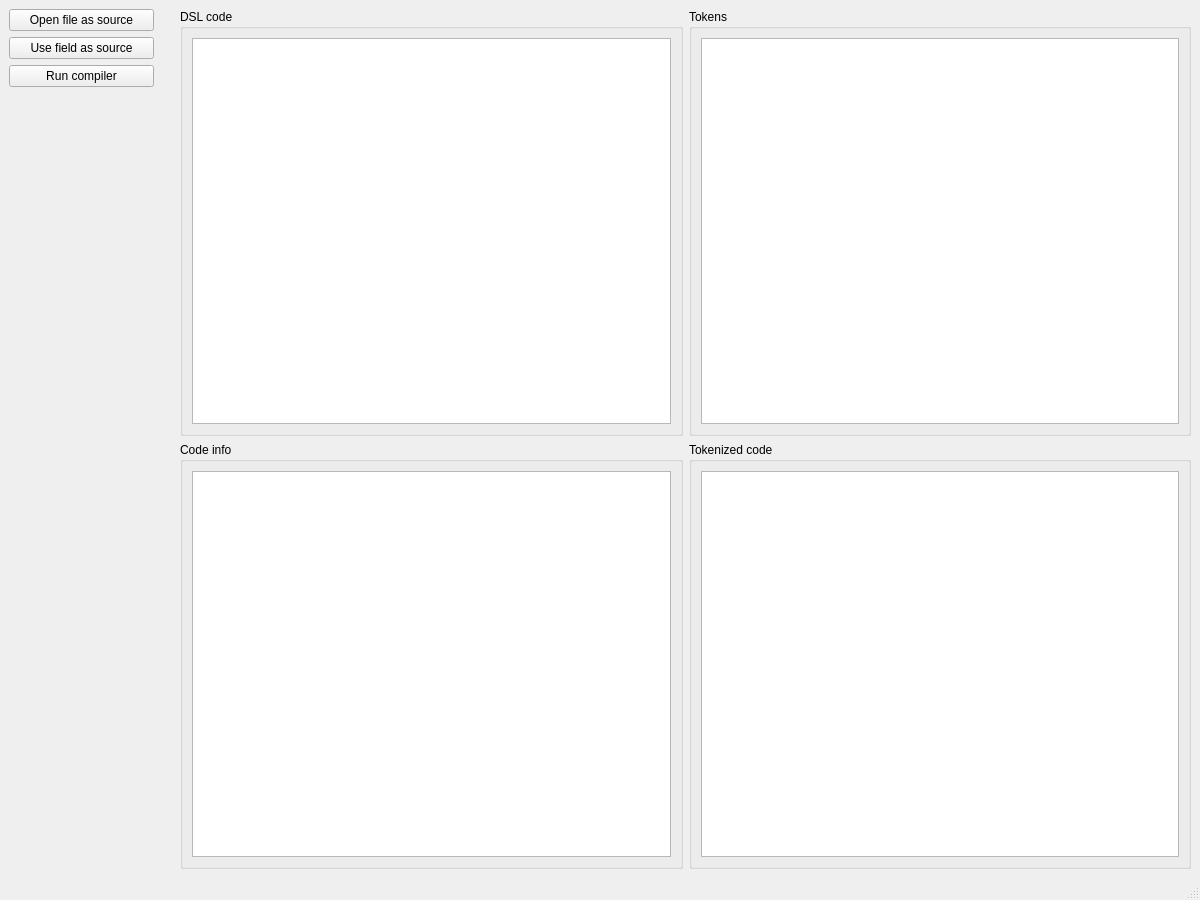
<?xml version="1.0" encoding="UTF-8"?>
<ui version="4.0">
 <class>MainWindow</class>
 <widget class="QMainWindow" name="MainWindow">
  <property name="geometry">
   <rect>
    <x>0</x>
    <y>0</y>
    <width>1200</width>
    <height>900</height>
   </rect>
  </property>
  <property name="windowTitle">
   <string>DSLGUI</string>
  </property>
  <widget class="QWidget" name="centralwidget">
   <property name="contextMenuPolicy">
    <enum>Qt::NoContextMenu</enum>
   </property>
   <layout class="QHBoxLayout" name="horizontalLayout">
    <item>
     <layout class="QHBoxLayout" name="horizontalLayout_2" stretch="1,0,7">
      <item>
       <layout class="QVBoxLayout" name="verticalLayout">
        <item>
         <widget class="QPushButton" name="openFileButton">
          <property name="text">
           <string>Open file as source</string>
          </property>
         </widget>
        </item>
        <item>
         <widget class="QPushButton" name="useTextButton">
          <property name="text">
           <string>Use field as source</string>
          </property>
         </widget>
        </item>
        <item>
         <widget class="QPushButton" name="runButton">
          <property name="text">
           <string>Run compiler</string>
          </property>
         </widget>
        </item>
        <item>
         <spacer name="verticalSpacer">
          <property name="orientation">
           <enum>Qt::Vertical</enum>
          </property>
          <property name="sizeHint" stdset="0">
           <size>
            <width>20</width>
            <height>40</height>
           </size>
          </property>
         </spacer>
        </item>
       </layout>
      </item>
      <item>
       <spacer name="verticalSpacer_2">
        <property name="orientation">
         <enum>Qt::Vertical</enum>
        </property>
        <property name="sizeHint" stdset="0">
         <size>
          <width>20</width>
          <height>40</height>
         </size>
        </property>
       </spacer>
      </item>
      <item>
       <layout class="QGridLayout" name="gridLayout" rowstretch="1,1" columnstretch="1,1">
        <item row="0" column="0">
         <widget class="QGroupBox" name="codeBox">
          <property name="title">
           <string>DSL code</string>
          </property>
          <layout class="QHBoxLayout" name="horizontalLayout_3">
           <item>
            <widget class="QTextEdit" name="codeEdit"/>
           </item>
          </layout>
         </widget>
        </item>
        <item row="0" column="1">
         <widget class="QGroupBox" name="tokenBox">
          <property name="title">
           <string>Tokens</string>
          </property>
          <layout class="QHBoxLayout" name="horizontalLayout_4">
           <item>
            <widget class="QTableWidget" name="tokenTable">
             <property name="gridStyle">
              <enum>Qt::SolidLine</enum>
             </property>
            </widget>
           </item>
          </layout>
         </widget>
        </item>
        <item row="1" column="0">
         <widget class="QGroupBox" name="openglBox">
          <property name="title">
           <string>Code info</string>
          </property>
          <layout class="QHBoxLayout" name="horizontalLayout_5">
           <item>
            <widget class="QTextEdit" name="textEdit"/>
           </item>
          </layout>
         </widget>
        </item>
        <item row="1" column="1">
         <widget class="QGroupBox" name="outBox">
          <property name="title">
           <string>Tokenized code</string>
          </property>
          <layout class="QHBoxLayout" name="horizontalLayout_6">
           <item>
            <widget class="QTextEdit" name="tokenizedEdit">
             <property name="enabled">
              <bool>true</bool>
             </property>
             <property name="font">
              <font>
               <pointsize>12</pointsize>
              </font>
             </property>
             <property name="readOnly">
              <bool>true</bool>
             </property>
             <property name="html">
              <string>&lt;!DOCTYPE HTML PUBLIC &quot;-//W3C//DTD HTML 4.0//EN&quot; &quot;http://www.w3.org/TR/REC-html40/strict.dtd&quot;&gt;
&lt;html&gt;&lt;head&gt;&lt;meta name=&quot;qrichtext&quot; content=&quot;1&quot; /&gt;&lt;meta charset=&quot;utf-8&quot; /&gt;&lt;style type=&quot;text/css&quot;&gt;
p, li { white-space: pre-wrap; }
hr { height: 1px; border-width: 0; }
li.unchecked::marker { content: &quot;\2610&quot;; }
li.checked::marker { content: &quot;\2612&quot;; }
&lt;/style&gt;&lt;/head&gt;&lt;body style=&quot; font-family:'DejaVu Sans Mono'; font-size:12pt; font-weight:400; font-style:normal;&quot;&gt;
&lt;p style=&quot;-qt-paragraph-type:empty; margin-top:0px; margin-bottom:0px; margin-left:0px; margin-right:0px; -qt-block-indent:0; text-indent:0px; font-family:'Ubuntu'; font-size:10pt;&quot;&gt;&lt;br /&gt;&lt;/p&gt;&lt;/body&gt;&lt;/html&gt;</string>
             </property>
            </widget>
           </item>
          </layout>
         </widget>
        </item>
       </layout>
      </item>
     </layout>
    </item>
   </layout>
  </widget>
  <widget class="QMenuBar" name="menubar">
   <property name="geometry">
    <rect>
     <x>0</x>
     <y>0</y>
     <width>1200</width>
     <height>23</height>
    </rect>
   </property>
  </widget>
  <widget class="QStatusBar" name="statusbar"/>
 </widget>
 <resources/>
 <connections/>
</ui>
